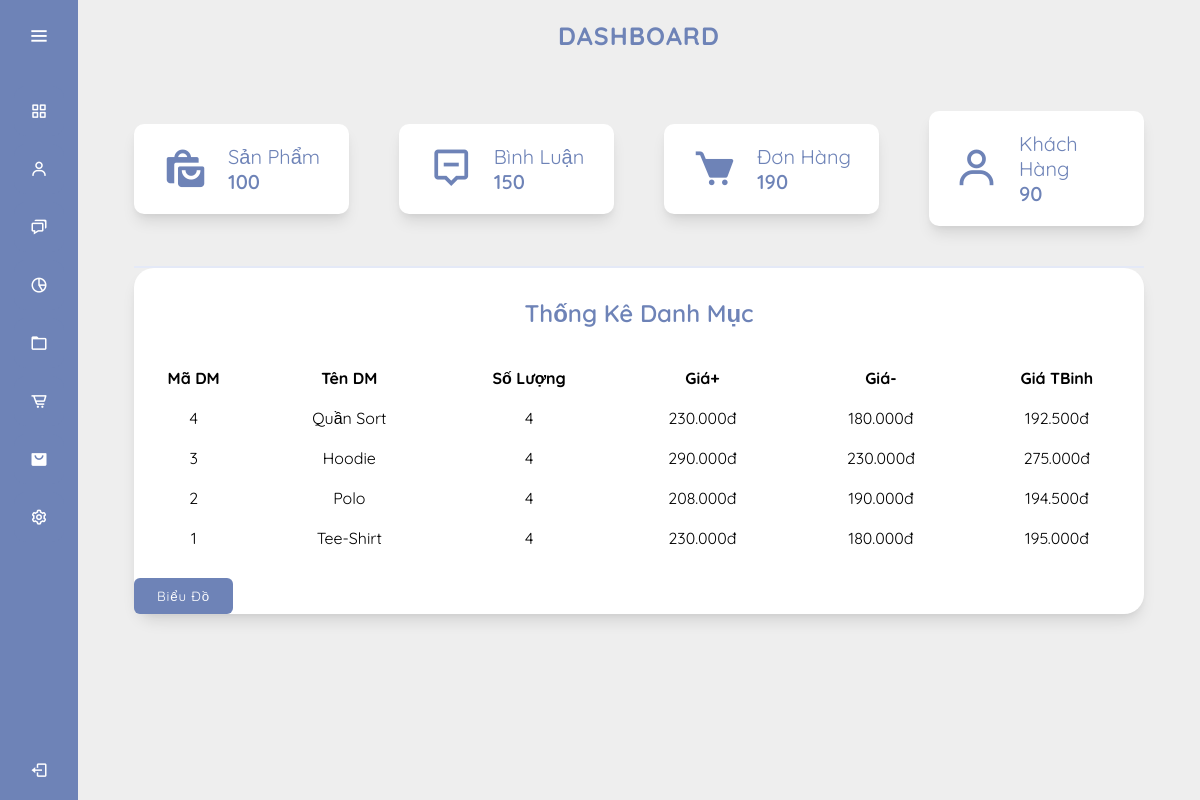
The app's page /admin/index.php?act=listanalysis with its own data.
### tables this page shows
CREATE TABLE `danhmuc` (
  `id_danhmuc` int(11) NOT NULL,
  `name` varchar(255) NOT NULL
);

### model/pdo.php (called while the page is built, shortened)
<?php
function pdo_get_connection(){
    $dburl = "mysql:host=localhost;dbname=duantin;charset=utf8";
    $username = 'root';
    $password = '';
    $conn = new PDO($dburl, $username, $password);
    $conn->setAttribute(PDO::ATTR_ERRMODE, PDO::ERRMODE_EXCEPTION);
    return $conn;
}
function pdo_query($sql){
    $sql_args = array_slice(func_get_args(), 1);
    try{
        $conn = pdo_get_connection();
        $stmt = $conn->prepare($sql);
        $stmt->execute($sql_args);
        $rows = $stmt->fetchAll();
        return $rows;
    }
    catch(PDOException $e){
        throw $e;
    }
    finally{
        unset($conn);
    }
}

### model/cart.php (called while the page is built, shortened)
<?php
    function loadall_thongke(){
        $sql="select danhmuc.id_danhmuc as madm, danhmuc.name as tendm, count(sanpham.id) as countsp, min(sanpham.price) as minprice, max(sanpham.price) as maxprice, avg(sanpham.price) as avgprice from sanpham left join danhmuc on danhmuc.id_danhmuc=sanpham.iddm group by danhmuc.id_danhmuc  order by danhmuc.id_danhmuc desc";
        $listthongke=pdo_query($sql);
        return $listthongke;
    }
?>

### admin/analysis/list.php (the view)
<div class="list-admin">
            <h3>Thống Kê Danh Mục</h3>
            <div class="table">
                <table>
                    <tr>
                        <th>Mã DM</th>
                        <th>Tên DM</th>
                        <th>Số Lượng</th>
                        <th>Giá+</th>
                        <th>Giá-</th>
                        <th>Giá TBinh</th>
                    </tr>
                    <?php
                        foreach ($listthongke as $thongke){
                            extract($thongke);
                            echo '
                             <tr style="text-align: center;">
                                <td>'.$madm.'</td>
                                <td>'.$tendm.'</td>
                                <td>'.$countsp.'</td>
                                <td>'.number_format($maxprice,0, ',', '.').'đ</td>
                                <td>'.number_format($minprice,0, ',', '.').'đ</td>
                                <td>'.number_format($avgprice,0, ',', '.').'đ</td>
                            </tr>';
                        }
                    ?>
                </table>
            </div>
                <div class="btn">
                    <a href="index.php?act=analysis"><input type="button" value="Biểu Đồ" class="button-19"></a>
                </div>
    </div>

### css/admin.css (style rules this page uses)
* { margin: 0; padding: 0; box-sizing: border-box; font-family: "Quicksand", sans-serif; }
.button-19 { background-color: #6E83B7; border: solid transparent; border-radius: 6px; box-sizing: border-box; color: #FFFFFF; cursor: pointer; display: inline-block; letter-spacing: .8px; line-height: 20px; margin: 0; outline: none; overflow: visible; padding: 5px 20px; text-decoration: none; text-align: center; touch-action: manipulation; transform: translateZ(0); user-select: none; -webkit-user-select: none; vertical-align: middle; white-space: nowrap; }
.list-admin { width: 90%; margin: 0 auto; background: #fff; border-radius: 20px; box-shadow: rgba(0, 0, 0, 0.1) 0px 10px 15px -3px, rgba(0, 0, 0, 0.05) 0px 4px 6px -2px; }
.list-admin h3 { font-size: 24px; font-weight: 600; color: #6E83B7; text-align: center; padding: 30px 0; }
.list-admin table { width: 100%; text-align: center; border-collapse: collapse; margin-bottom: 20px; }
.list-admin table th { height: 40px; }
.list-admin table td { padding: 10px 5px; }

### records on screen
danhmuc: id_danhmuc "4", name "Quần Sort", countsp "4", maxprice "230.000", minprice "180.000", avgprice "192.500"
danhmuc: id_danhmuc "3", name "Hoodie", countsp "4", maxprice "290.000", minprice "230.000", avgprice "275.000"
danhmuc: id_danhmuc "2", name "Polo", countsp "4", maxprice "208.000", minprice "190.000", avgprice "194.500"
danhmuc: id_danhmuc "1", name "Tee-Shirt", countsp "4", maxprice "230.000", minprice "180.000", avgprice "195.000"
